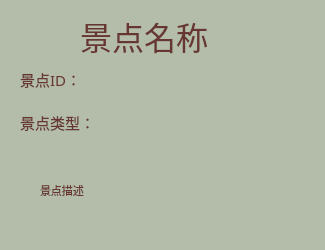
<?xml version="1.0" encoding="UTF-8"?>
<ui version="4.0">
 <class>IntroWidget</class>
 <widget class="QWidget" name="IntroWidget">
  <property name="geometry">
   <rect>
    <x>0</x>
    <y>0</y>
    <width>325</width>
    <height>250</height>
   </rect>
  </property>
  <property name="windowTitle">
   <string>Form</string>
  </property>
  <property name="styleSheet">
   <string notr="true">#IntroWidget{
border-image: url(:/Pamela/image/FavoriteWidgetBg.jpg);
background-color:#B3BDA9;
border-radius:20px;
}
</string>
  </property>
  <widget class="QLabel" name="name">
   <property name="geometry">
    <rect>
     <x>80</x>
     <y>0</y>
     <width>221</width>
     <height>71</height>
    </rect>
   </property>
   <property name="font">
    <font>
     <family>HanyiSentyScholar</family>
     <pointsize>24</pointsize>
    </font>
   </property>
   <property name="styleSheet">
    <string notr="true">color:#683632;</string>
   </property>
   <property name="text">
    <string>景点名称</string>
   </property>
  </widget>
  <widget class="QWidget" name="verticalLayoutWidget">
   <property name="geometry">
    <rect>
     <x>20</x>
     <y>60</y>
     <width>121</width>
     <height>81</height>
    </rect>
   </property>
   <layout class="QVBoxLayout" name="verticalLayout">
    <item>
     <widget class="QLabel" name="id">
      <property name="font">
       <font>
        <family>HanyiSentyScholar</family>
        <pointsize>11</pointsize>
       </font>
      </property>
      <property name="styleSheet">
       <string notr="true">color:#683632;
</string>
      </property>
      <property name="text">
       <string>景点ID：</string>
      </property>
     </widget>
    </item>
    <item>
     <widget class="QLabel" name="type">
      <property name="font">
       <font>
        <family>HanyiSentyScholar</family>
        <pointsize>11</pointsize>
       </font>
      </property>
      <property name="styleSheet">
       <string notr="true">color:#683632;
</string>
      </property>
      <property name="text">
       <string>景点类型：</string>
      </property>
     </widget>
    </item>
   </layout>
  </widget>
  <widget class="QLabel" name="description">
   <property name="geometry">
    <rect>
     <x>40</x>
     <y>140</y>
     <width>251</width>
     <height>101</height>
    </rect>
   </property>
   <property name="font">
    <font>
     <family>HanyiSentyScholar</family>
     <pointsize>8</pointsize>
    </font>
   </property>
   <property name="styleSheet">
    <string notr="true">color:#683632;
</string>
   </property>
   <property name="text">
    <string>景点描述</string>
   </property>
   <property name="wordWrap">
    <bool>true</bool>
   </property>
  </widget>
  <widget class="QLabel" name="img">
   <property name="geometry">
    <rect>
     <x>150</x>
     <y>50</y>
     <width>161</width>
     <height>91</height>
    </rect>
   </property>
   <property name="styleSheet">
    <string notr="true">border-image: url(:/buildings/buildings/0.jpg);</string>
   </property>
   <property name="text">
    <string/>
   </property>
  </widget>
 </widget>
 <resources/>
 <connections/>
</ui>
